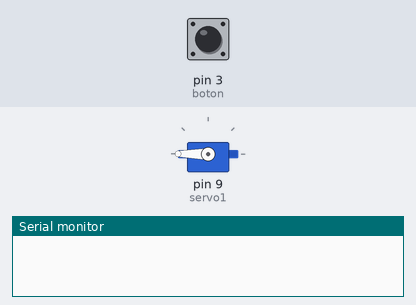
The sketch below on a simulated Arduino Uno, built with avr-gcc and run on an emulated ATmega328P. On the bench: servo, the last lines printed to the serial monitor. The test bench sets the inputs (shaded band); at power-on: pin 3 (boton) HIGH.

Above: at 1.2 s.
1.3 s: pin 3 (boton) pulled LOW for 0.15 s
At 1.77 s:
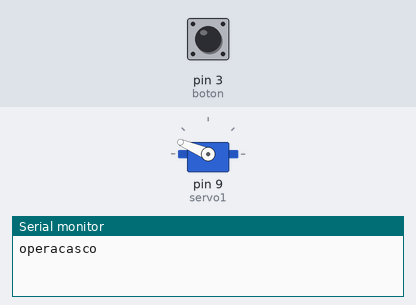
4.3 s: pin 3 (boton) pulled LOW for 1 s
At 4.49 s:
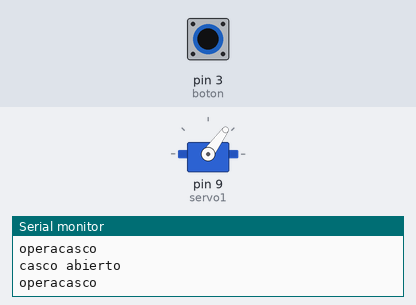
8.3 s: pin 3 (boton) pulled LOW for 3.2 s
At 9.07 s:
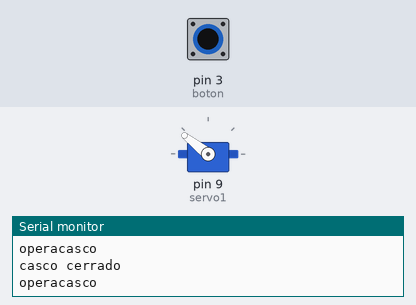
Timing chart, 0 to 12.5 s (numbered marks = the images above; inputs shaded):
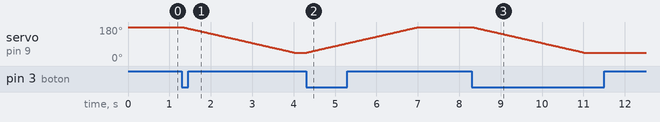

The sketch:

servo_v1.ino
```cpp
#include <Servo.h>

int boton = 3;
Servo servo1;
//Servo servo2;
bool operarcasco = false;
bool cascoabierto = false;

long tiempo_anterior;
long diferencia;

int pos = 180;

void setup() {
  Serial.begin(9600);
  pinMode(boton, INPUT);
  servo1.attach(9);
  servo1.write(pos);
  //servo2.attach(10);

  attachInterrupt(digitalPinToInterrupt(boton), pulsacion, FALLING);
}

void loop() {
  if(operarcasco){
    Serial.println("operacasco");
    operarcasco = false;
    operarCasco();
  }
}

void pulsacion(){
  diferencia = millis() - tiempo_anterior;
  tiempo_anterior = millis();
  //Serial.println(diferencia);

  if(diferencia > 500){
    operarcasco = true;
  }
}

void operarCasco(){
  if(cascoabierto == false){
    for (pos = 180; pos >= 45; pos -= 1) {
      servo1.write(pos);
      delay(20);
    }
    //servo1.write(80);
    // Go on turning for the right duration
    //delay(20);
    // Stop turning
  //  servo1.write(90);
    Serial.println("casco abierto");
  } else {
    for (pos = 45; pos <= 180; pos += 1) {
      servo1.write(pos);
      delay(20);
    }
    //servo1.write(180);
    // Go on turning for the right duration
    //delay(20);
    // Stop turning
  //  servo1.write(90);
    Serial.println("casco cerrado");
  }
  cascoabierto = !cascoabierto;
}
```

Measured:
- after the input at 1.3 s, servo on pin 9 (servo1): moves from 180° to 45° over 2.7 s, starting at once
- after the input at 4.3 s, servo on pin 9 (servo1): moves from 45° to 180° over 2.7 s, starting at once
- after the input at 8.3 s, servo on pin 9 (servo1): moves from 180° to 45° over 2.7 s, starting at once
